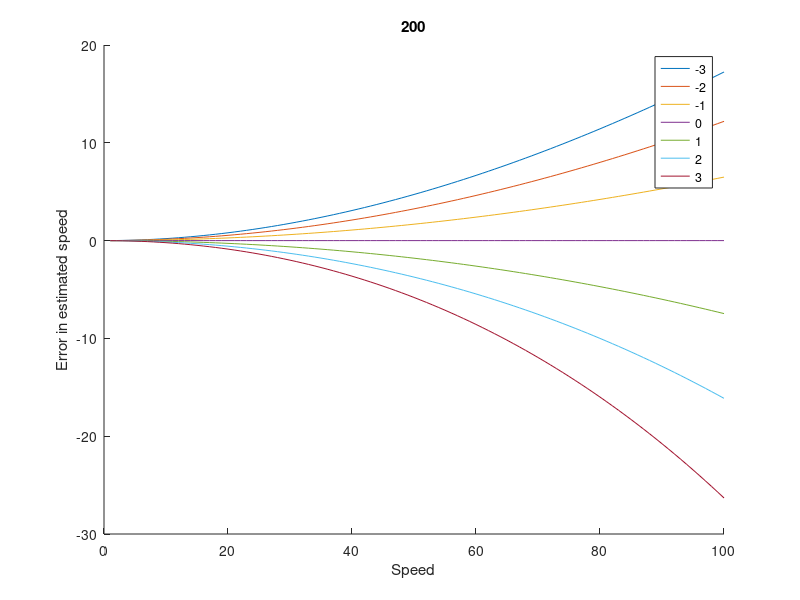
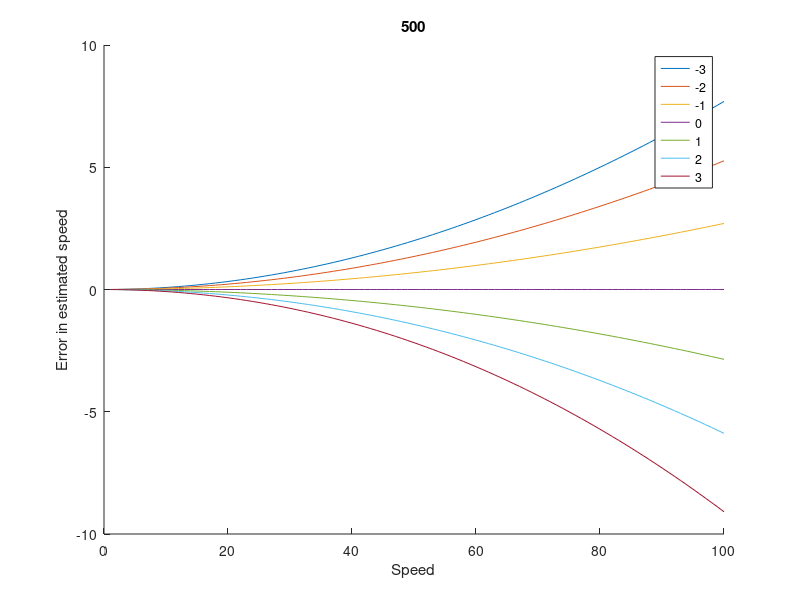
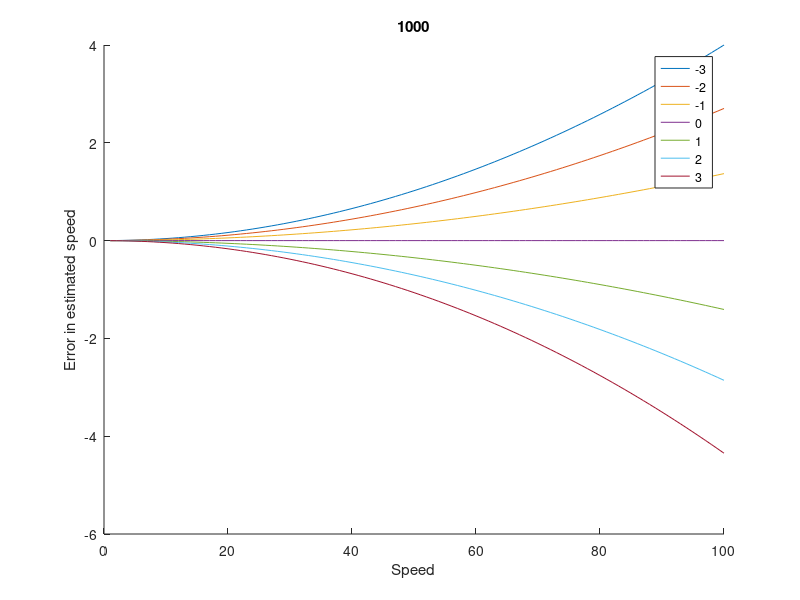
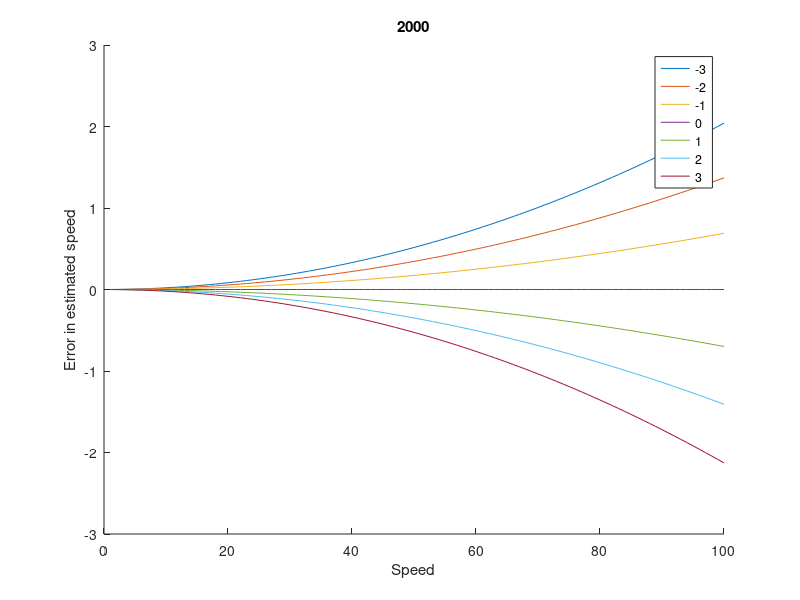

Write MATLAB code to recreate these figures, in order.
speed = 1:100;  %actual speed (km/h)
fs = 10000;  % sampling frequency
dis_2_mag = 2;  % distance between 2 magnetometers
error_sample = -3:3;  % error in estimated time delay in terms of number of samples
%temp = dis_2_mag*fs*3.6;    % one teem of the final equation

for(k=1:4)
    switch k
        case 1
            fs = 200;
        case 2
            fs = 500;
        case 3
            fs =1000;
        case 4
            fs = 2000;
    end
    temp = dis_2_mag*fs*3.6;    % one teem of the final equation
    for(i = 1:100)
        for(j = 1:7)
            error_est_speed(j,i) = speed(i)-((temp*speed(i))/(temp+(error_sample(j)*speed(i)))); % error in estimated speed (km/h)
        end
    end
    figure()
    hold on
    xlabel('Speed')
    ylabel('Error in estimated speed')
    title(fs)
    for(i = 1:7)
        plot(error_est_speed(8-i,:))
    end
    legend('-3','-2','-1','0','1','2','3')
end